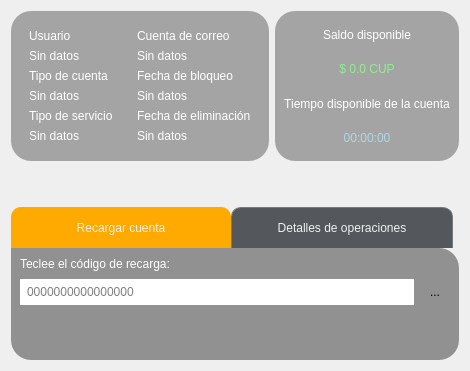
      <widget class="QWidget" name="nauta_info">
       <layout class="QGridLayout" name="gridLayout_31">
        <item row="0" column="0">
         <widget class="QWidget" name="nauta_account_details" native="true">
          <property name="styleSheet">
           <string notr="true">QWidget #nauta_account_details{
	border-radius:20px;
	background-color: rgba(0, 0, 0, 80);
	padding:10px;
}
QLCNumber{
	padding:5px;
	color: black;
	font: 12pt &quot;Segoe UI&quot;;	
	background-color:white;
	border-radius:15px;
	
}
QLabel{
	color: white;
	font: 14pt &quot;Segoe UI&quot;;	
}
QCheckBox, QRadioButton{
	font: 10pt &quot;Segoe UI&quot;;
	color:white;
}
QCheckBox::indicator, QRadioButton::indicator {
	border: 1px solid rgb(100, 100, 100);
	width: 10px;
	height: 10px;
	border-radius: 5px;
	background-color: rgb(135, 135, 135);
}
QCheckBox::indicator:checked, QRadioButton::indicator:checked {
	border: 1px solid rgb(0, 128, 212);
	background-color: rgb(0, 221, 255)
}
QPushButton{
	color: white;
	font: bold 12pt &quot;Segoe UI&quot;;	
	background-color:rgb(0, 166, 255);
	border-radius:15px;
	padding: 10px;
}
QPushButton:hover{
	
	background-color: rgb(0, 123, 255);
}</string>
          </property>
          <layout class="QGridLayout" name="gridLayout_29">
           <item row="0" column="0">
            <widget class="QWidget" name="nauta_Details_1" native="true">
             <layout class="QGridLayout" name="gridLayout_28">
              <item row="5" column="0">
               <widget class="QLabel" name="account_type">
                <property name="styleSheet">
                 <string notr="true">font: bold 12pt &quot;Segoe UI&quot;;</string>
                </property>
                <property name="text">
                 <string>Sin datos</string>
                </property>
                <property name="alignment">
                 <set>Qt::AlignLeading|Qt::AlignLeft|Qt::AlignVCenter</set>
                </property>
               </widget>
              </item>
              <item row="6" column="0">
               <widget class="QLabel" name="label_22">
                <property name="text">
                 <string>Tipo de servicio</string>
                </property>
                <property name="alignment">
                 <set>Qt::AlignLeading|Qt::AlignLeft|Qt::AlignVCenter</set>
                </property>
               </widget>
              </item>
              <item row="1" column="0">
               <widget class="QLabel" name="nauta_username">
                <property name="styleSheet">
                 <string notr="true">font: bold 12pt &quot;Segoe UI&quot;;</string>
                </property>
                <property name="text">
                 <string>Sin datos</string>
                </property>
                <property name="alignment">
                 <set>Qt::AlignLeading|Qt::AlignLeft|Qt::AlignVCenter</set>
                </property>
               </widget>
              </item>
              <item row="4" column="0">
               <widget class="QLabel" name="label_21">
                <property name="text">
                 <string>Tipo de cuenta</string>
                </property>
                <property name="alignment">
                 <set>Qt::AlignLeading|Qt::AlignLeft|Qt::AlignVCenter</set>
                </property>
               </widget>
              </item>
              <item row="7" column="0">
               <widget class="QLabel" name="service_type">
                <property name="styleSheet">
                 <string notr="true">font: bold 12pt &quot;Segoe UI&quot;;</string>
                </property>
                <property name="text">
                 <string>Sin datos</string>
                </property>
                <property name="alignment">
                 <set>Qt::AlignLeading|Qt::AlignLeft|Qt::AlignVCenter</set>
                </property>
               </widget>
              </item>
              <item row="0" column="0">
               <widget class="QLabel" name="label_19">
                <property name="text">
                 <string>Usuario</string>
                </property>
                <property name="alignment">
                 <set>Qt::AlignLeading|Qt::AlignLeft|Qt::AlignVCenter</set>
                </property>
               </widget>
              </item>
             </layout>
            </widget>
           </item>
           <item row="0" column="1">
            <widget class="QWidget" name="nauta_Details_2" native="true">
             <layout class="QGridLayout" name="gridLayout_27">
              <item row="4" column="0">
               <widget class="QLabel" name="label_35">
                <property name="text">
                 <string>Fecha de eliminación</string>
                </property>
                <property name="alignment">
                 <set>Qt::AlignLeading|Qt::AlignLeft|Qt::AlignVCenter</set>
                </property>
               </widget>
              </item>
              <item row="5" column="0">
               <widget class="QLabel" name="delete_account_date">
                <property name="styleSheet">
                 <string notr="true">font: bold 12pt &quot;Segoe UI&quot;;</string>
                </property>
                <property name="text">
                 <string>Sin datos</string>
                </property>
                <property name="alignment">
                 <set>Qt::AlignLeading|Qt::AlignLeft|Qt::AlignVCenter</set>
                </property>
               </widget>
              </item>
              <item row="2" column="0">
               <widget class="QLabel" name="label_20">
                <property name="text">
                 <string>Fecha de bloqueo</string>
                </property>
                <property name="alignment">
                 <set>Qt::AlignLeading|Qt::AlignLeft|Qt::AlignVCenter</set>
                </property>
               </widget>
              </item>
              <item row="0" column="0">
               <widget class="QLabel" name="label_36">
                <property name="text">
                 <string>Cuenta de correo</string>
                </property>
                <property name="alignment">
                 <set>Qt::AlignLeading|Qt::AlignLeft|Qt::AlignVCenter</set>
                </property>
               </widget>
              </item>
              <item row="1" column="0">
               <widget class="QLabel" name="mail_account">
                <property name="styleSheet">
                 <string notr="true">font: bold 12pt &quot;Segoe UI&quot;;</string>
                </property>
                <property name="text">
                 <string>Sin datos</string>
                </property>
                <property name="alignment">
                 <set>Qt::AlignLeading|Qt::AlignLeft|Qt::AlignVCenter</set>
                </property>
               </widget>
              </item>
              <item row="3" column="0">
               <widget class="QLabel" name="lock_account_date">
                <property name="styleSheet">
                 <string notr="true">font: bold 12pt &quot;Segoe UI&quot;;</string>
                </property>
                <property name="text">
                 <string>Sin datos</string>
                </property>
                <property name="alignment">
                 <set>Qt::AlignLeading|Qt::AlignLeft|Qt::AlignVCenter</set>
                </property>
               </widget>
              </item>
             </layout>
            </widget>
           </item>
          </layout>
         </widget>
        </item>
        <item row="0" column="1">
         <widget class="QWidget" name="most_important_nauta_details" native="true">
          <property name="styleSheet">
           <string notr="true">QWidget #most_important_nauta_details{
	border-radius:20px;
	background-color: rgba(0, 0, 0, 80);
	padding:20px;
}
QLabel{
	color: white;
	font: 14pt &quot;Segoe UI&quot;;	
}
QCheckBox, QRadioButton{
	font: 10pt &quot;Segoe UI&quot;;
	color:white;
}
QCheckBox::indicator, QRadioButton::indicator {
	border: 1px solid rgb(100, 100, 100);
	width: 10px;
	height: 10px;
	border-radius: 5px;
	background-color: rgb(135, 135, 135);
}
QCheckBox::indicator:checked, QRadioButton::indicator:checked {
	border: 1px solid rgb(0, 128, 212);
	background-color: rgb(0, 221, 255)
}
QPushButton{
	color: white;
	font: bold 12pt &quot;Segoe UI&quot;;	
	background-color:rgb(0, 166, 255);
	border-radius:15px;
	padding: 10px;
}
QPushButton:hover{
	
	background-color: rgb(0, 123, 255);
}</string>
          </property>
          <layout class="QGridLayout" name="gridLayout_30">
           <item row="0" column="0">
            <widget class="QLabel" name="label_37">
             <property name="text">
              <string>Saldo disponible</string>
             </property>
             <property name="alignment">
              <set>Qt::AlignCenter</set>
             </property>
            </widget>
           </item>
           <item row="1" column="0">
            <widget class="QLabel" name="available_credit">
             <property name="styleSheet">
              <string notr="true">font: bold 18pt &quot;Segoe UI&quot;;
color:lightgreen;</string>
             </property>
             <property name="text">
              <string>$ 0.0 CUP</string>
             </property>
             <property name="alignment">
              <set>Qt::AlignCenter</set>
             </property>
            </widget>
           </item>
           <item row="2" column="0">
            <widget class="QLabel" name="label_38">
             <property name="text">
              <string>Tiempo disponible de la cuenta</string>
             </property>
             <property name="alignment">
              <set>Qt::AlignCenter</set>
             </property>
            </widget>
           </item>
           <item row="3" column="0">
            <widget class="QLabel" name="available_time">
             <property name="styleSheet">
              <string notr="true">font: bold 18pt &quot;Segoe UI&quot;;
color: lightblue;</string>
             </property>
             <property name="text">
              <string>00:00:00</string>
             </property>
             <property name="alignment">
              <set>Qt::AlignCenter</set>
             </property>
            </widget>
           </item>
          </layout>
         </widget>
        </item>
        <item row="2" column="0" colspan="2">
         <widget class="QTabWidget" name="tabWidget">
          <property name="styleSheet">
           <string notr="true">QLineEdit{
	padding:5px;
	color: black;
	font: 12pt &quot;Segoe UI&quot;;	
	background-color:white;
	border-radius:15px;
	
}
QLabel{
	color: white;
	font: 14pt &quot;Segoe UI&quot;;	
}
QTabWidget{
    border:none;
}

QTabWidget:focus{
    border: none;
}

QTabWidget::pane {
    /*border: 1px solid #76797C;*/
    /*padding: 5px;*/
	background-color: rgba(0, 0, 0, 100);
    margin: 0px;
	border-bottom-left-radius: 20px;
	border-bottom-right-radius: 20px;
	border-top-right-radius: 20px;
}

QTabWidget::tab-bar {
    /*left: 5px;*/ /* move to the right by 5px */
}

/*
QTabBar
{
    qproperty-drawBase: 0;
    border-radius: 3px;
}

QTabBar:focus
{
    border: none;
}

QTabBar::close-button  {
    image: url(:/qss_icons/rc/close.png);
    background: transparent;
}

QTabBar::close-button:hover
{
    image: url(:/qss_icons/rc/close-hover.png);
    background: transparent;
}

QTabBar::close-button:pressed {
    image: url(:/qss_icons/rc/close-pressed.png);
    background: transparent;
}*/

/* TOP TABS */
QTabBar::tab:top {
    color: #eff0f1;
    border: none;/*1px solid #76797C;*/
   /* border-bottom: 1px transparent black;*/
    background-color: rgb(255, 170, 0); /*#31363b*/
    padding: 10px;
    min-width: 200px;
    min-height: 20px;
    border-top-left-radius: 10px;
    border-top-right-radius: 10px;
	font: 12pt &quot;Segoe UI&quot;;
}

QTabBar::tab:top:!selected
{
    color: #eff0f1;
    background-color: #54575B;
    border: 1px solid #76797C;
    border-bottom: 1px transparent black;
    border-top-left-radius: 10px;
    border-top-right-radius: 10px;    
}
/*
QTabBar::tab:top:!selected:hover {
    background-color: #3daee9;
}

QTabBar QToolButton::right-arrow:enabled {
     image: url(:/qss_icons/rc/right_arrow.png);
 }

 QTabBar QToolButton::left-arrow:enabled {
     image: url(:/qss_icons/rc/left_arrow.png);
 }

QTabBar QToolButton::right-arrow:disabled {
     image: url(:/qss_icons/rc/right_arrow_disabled.png);
 }

 QTabBar QToolButton::left-arrow:disabled {
     image: url(:/qss_icons/rc/left_arrow_disabled.png);
 }
*/</string>
          </property>
          <property name="currentIndex">
           <number>0</number>
          </property>
          <property name="iconSize">
           <size>
            <width>24</width>
            <height>24</height>
           </size>
          </property>
          <widget class="QWidget" name="tab">
           <attribute name="icon">
            <iconset resource="resources.qrc">
             <normaloff>:/icons/icons/bonos1.png</normaloff>:/icons/icons/bonos1.png</iconset>
           </attribute>
           <attribute name="title">
            <string>Recargar cuenta</string>
           </attribute>
           <layout class="QGridLayout" name="gridLayout_7">
            <item row="0" column="0">
             <widget class="QLabel" name="label_16">
              <property name="text">
               <string>Teclee el código de recarga:</string>
              </property>
             </widget>
            </item>
            <item row="1" column="0">
             <widget class="QLineEdit" name="recharge_nauta_account_code">
              <property name="maxLength">
               <number>16</number>
              </property>
              <property name="placeholderText">
               <string>0000000000000000</string>
              </property>
              <property name="clearButtonEnabled">
               <bool>true</bool>
              </property>
             </widget>
            </item>
            <item row="2" column="0">
             <spacer name="verticalSpacer_6">
              <property name="orientation">
               <enum>Qt::Vertical</enum>
              </property>
              <property name="sizeHint" stdset="0">
               <size>
                <width>20</width>
                <height>40</height>
               </size>
              </property>
             </spacer>
            </item>
            <item row="1" column="1">
             <widget class="QToolButton" name="recharge_nauta_account_btn">
              <property name="minimumSize">
               <size>
                <width>30</width>
                <height>30</height>
               </size>
              </property>
              <property name="styleSheet">
               <string notr="true">QToolButton{
	background-color:transparent;
	border-radius: 20px;
}
QToolButton:hover{
	background-color: rgba(0, 0, 0, 80);
}
</string>
              </property>
              <property name="text">
               <string>...</string>
              </property>
              <property name="icon">
               <iconset resource="resources.qrc">
                <normaloff>:/icons/icons/@WindowsUpdateToastIcon.contrast-black.png</normaloff>:/icons/icons/@WindowsUpdateToastIcon.contrast-black.png</iconset>
              </property>
              <property name="iconSize">
               <size>
                <width>40</width>
                <height>40</height>
               </size>
              </property>
             </widget>
            </item>
           </layout>
          </widget>
          <widget class="QWidget" name="tab_2">
           <attribute name="icon">
            <iconset resource="resources.qrc">
             <normaloff>:/icons/icons/version2.png</normaloff>:/icons/icons/version2.png</iconset>
           </attribute>
           <attribute name="title">
            <string>Detalles de operaciones</string>
           </attribute>
           <layout class="QGridLayout" name="gridLayout_24">
            <item row="0" column="0">
             <widget class="QLabel" name="label_5">
              <property name="text">
               <string>En desarrollo :-)</string>
              </property>
              <property name="alignment">
               <set>Qt::AlignCenter</set>
              </property>
             </widget>
            </item>
           </layout>
          </widget>
         </widget>
        </item>
        <item row="1" column="0" colspan="2">
         <spacer name="verticalSpacer_10">
          <property name="orientation">
           <enum>Qt::Vertical</enum>
          </property>
          <property name="sizeHint" stdset="0">
           <size>
            <width>20</width>
            <height>40</height>
           </size>
          </property>
         </spacer>
        </item>
       </layout>
      </widget>
